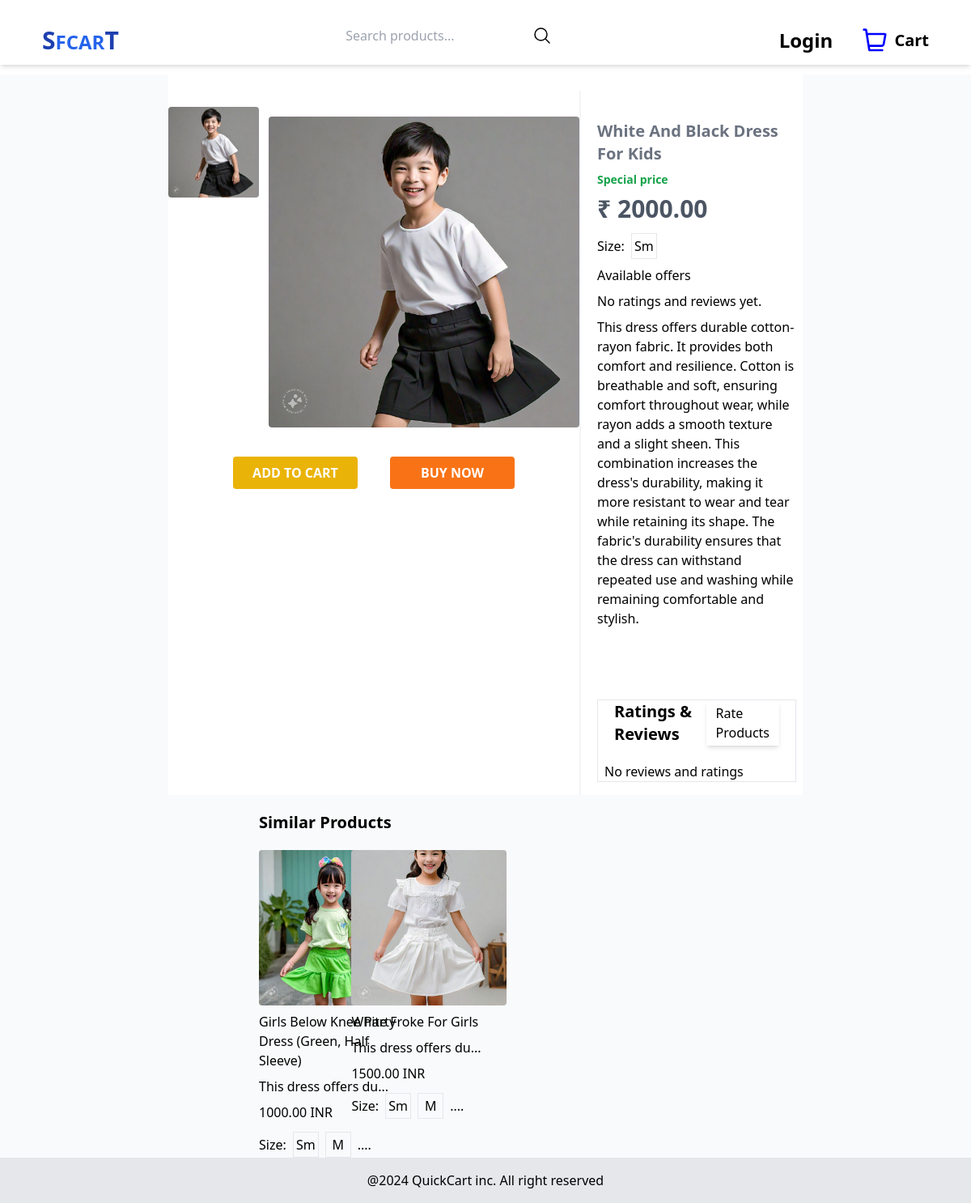
The app's page /products/product/6/ with its own data.
### products/models.py (models this page shows, shortened)
class ProductImages(models.Model):
    product = models.ForeignKey(Product, on_delete=models.CASCADE, related_name='product_images')
    product_image = models.ImageField(upload_to='product/product_images', blank=True, null=True)

class Product(models.Model):
    SIZE = [
        ('sm','SM'),
        ('m','M'),
        ('l','L'),
        ('xl','XL'),
        ('xxl','2XL'),
    ]
    category = models.ForeignKey(Category, on_delete=models.PROTECT, related_name='products')
    name = models.CharField(max_length=255)
    slug = models.SlugField(max_length=250, unique=True)
    description = models.TextField(blank=True)
    price = models.DecimalField(max_digits=10, decimal_places=2)
    discount = models.DecimalField(max_digits=5, decimal_places=2, default=0.00)
    available = models.BooleanField(default=True)
    quantity = models.PositiveIntegerField(default=1)
    created_at = models.DateTimeField(auto_now_add=True)
    updated_at = models.DateTimeField(auto_now=True)
    tags = models.ManyToManyField('Tag', blank=True, related_name='products')
    rating = models.DecimalField(max_digits=3, decimal_places=2, default=0.0)
    review_count = models.PositiveIntegerField(default=0)
    class Meta:
        verbose_name_plural = 'Products'
        ordering = ['-created_at']

class ProductSize(models.Model):
    SIZE = [
        ('sm', 'SM'),
        ('m', 'M'),
        ('l', 'L'),
        ('xl', 'XL'),
        ('xxl', '2XL'),
    ]
    product = models.ForeignKey(Product, on_delete=models.CASCADE, related_name='available_sizes')
    size = models.CharField(max_length=10, choices=SIZE)

### products/views.py (the view)
# urls.py: path('product/<int:id>/',product_detail, name = 'product_detail'),
def product_detail(request, id):
    product = get_object_or_404(Product,id= id, available = True)
    product_category = Category.objects.filter(name=product.category).first()
    initial_products = list(Product.objects.filter(category=product_category, available=True)[:20])
    random.shuffle(initial_products)
    similar_products = initial_products[:5]
    review_count = product.reviews.count()  # Count of reviews
    if review_count > 0:
        average_rating = product.reviews.aggregate(Avg('rating'))['rating__avg']  # Average rating
    else:
        average_rating = 0
    context = {
        'product':product,
        'similar_products':similar_products,
        "selcted_product_id" : id,
        'review_count': review_count,
        'average_rating': average_rating,
    }
    return render(request, 'category/product_detail.html', context)

### products/models.py (called while the page is built)
    def __str__(self):
        return self.name

### products/templates/category/product_detail.html (shortened to what this page needs)
{% extends "base.html" %}
{% block content %}
<section class="pt-5 mx-52 bg-white ">
    <div class="flex gap-3">
        <div class="basis-1/2 border-r-2 border-gray-100">
            {% if product.product_images.all %}
                <div class="flex gap-3 justify-center">
                    <div class="flex flex-col overflow-y-auto overflow-x-hidden max-h-[450px] scrollbar-hidden">
                        {% for image in product.product_images.all %}
                            <div class="w-28 rounded-md py-5 border-gray-500 cursor-pointer" onclick="changeMainImage('{{ image.product_image.url }}')">
                                <img class="rounded hover:ring-4 hover:ring-orange-400" src="{{ image.product_image.url }}" alt="{{ product.name }}">
                            </div>
                        {% endfor %}
                    </div>
                    <div class="w-96 h-auto rounded-md py-5 pt-8 border-gray-500">
                        <img id="mainImage" class="rounded" src="{{ product.product_images.first.product_image.url }}" alt="{{ product.name }}">
                    </div>
                </div>
            {% else %}
                <p>Image is not available</p>
            {% endif %}
            <div class="px-20 flex justify-between gap-10 py-4">
                <form class="basis-1/2" method="POST" action="{% url 'cart:add_to_cart' product.id %}">
                    <button type="submit" class="bg-yellow-500 w-full text-center text-white font-bold py-2 rounded">ADD TO CART</button>
                </form>
                <a class="basis-1/2 bg-orange-500 w-full text-center text-white font-bold py-2 rounded" href="">BUY NOW</a>
            </div>
        </div>
        <div class="basis-1/2 py-4 px-2 flex flex-col justify-around">
            <div>
                <h2 class="text-xl text-gray-500 font-semibold py-2 pt-5">{{ product.name|title }}</h2>
                <p class="text-green-600 font-semibold text-sm pb-2">Special price</p>
                <p class="text-3xl text-gray-600 font-semibold pb-2">&#8377; {{ product.price }}</p>
                <div class="flex gap-2 items-center pt-1">
                    <h4>Size: </h4>
                    {% for size in product.available_sizes.all %}
                        <div class="w-8 h-8 border hover:bg-gray-100 flex justify-center items-center">
                            <p >{{size.size|title}}</p>
                        </div>
                    {% endfor  %}
                </div>
                <p class="py-2">Available offers</p>
                <p>
                    {% if review_count > 0 %}
                        <span class="bg-blue-600 text-white px-2 font-semibold rounded-md">{{ average_rating|floatformat:1 }}</span> rating and {{ review_count }} reviews
                    {% else %}
                        No ratings and reviews yet.
                    {% endif %}
                </p>
                <p class="py-2">{{ product.description|capfirst }}</p>
            </div>
            <div class="flex flex-col px-2 border mt-20 gap-5">
                <div class="flex justify-between px-3">
                    <h1 class="font-semibold text-xl">Ratings & Reviews</h1>
                    <a class="px-3 py-1 shadow-md" href="{% url 'products:product_review' product.id %}">Rate Products</a>
                </div>
                {% if product.reviews.all %}
                <div class="mt-6 mx-2 flex flex-col gap-1">
                    {% for review in product.reviews.all|slice:":3" %}
                    <div class=" border-b-2 flex flex-col gap-3 py-5">
                        <div class="flex justify-start gap-4">
                            <div class="flex justify-center items-center rounded-md gap-1 bg-green-700 py-1 px-1">
                                <p class="text-white">{{review.rating}}</p>
                                <svg xmlns="http://www.w3.org/2000/svg" viewBox="0 0 24 24" fill="white" class="size-3">
                                    <path fill-rule="evenodd" d="M10.788 3.21c.448-1.077 1.976-1.077 2.424 0l2.082 5.006 5.404.434c1.164.093 1.636 1.545.749 2.305l-4.117 3.527 1.257 5.273c.271 1.136-.964 2.033-1.96 1.425L12 18.354 7.373 21.18c-.996.608-2.231-.29-1.96-1.425l1.257-5.273-4.117-3.527c-.887-.76-.415-2.212.749-2.305l5.404-.434 2.082-5.005Z" clip-rule="evenodd" />
                                  </svg>
                            </div>
                            <div>
                                <p class="font-bold text-gray-700">{{review.review_headline}}</p>
                            </div>
                        </div>
                        <p>{{review.comment}}</p>
                        <p>{{review.user}}</p>
                        <p>{{created_at}}</p>
                    </div>
                    {% endfor %}
                    <div>
                        <a href="">See all Reviews</a>
                    </div>
                </div>
                {% else %}
                <p>No reviews and ratings</p>
                {% endif %}
            </div>
        </div>
    </div>
</section>
<section class="pt-5 px-80">
    <div class="flex flex-col gap-5">
        <h2 class="text-xl font-semibold text-gra-500">Similar Products</h2>
        <div class="grid grid-cols-5 gap-3">
            {% for product in similar_products %}
            {% if product.id != selcted_product_id %}
                <a href="{% url 'products:product_detail' product.id %}">
                    <div class="w-48 flex flex-col gap-2 transition ease-in-out delay-150 hover:shadow-md hover:scale-105 duration-200">
                        {% if product.product_images.first %}
                        <div class="w-full rounded-md">
                            <img class="rounded" src="{{product.product_images.first.product_image.url}}" alt="{{product.name}}">
                        </div>
                        {% else %}
                        <p>Image is not available</p>
                        {% endif %}
                        <h2>{{product.name|title }}</h2>
                        <p>{{ product.description|slice:":20" }}...</p>
                        <p>{{product.price}} INR</p>
                        <div class="flex gap-2 items-center pt-1">
                            <h4>Size: </h4>
                            {% for size in product.available_sizes.all|slice:":3" %}
                                <div class="w-8 h-8 border hover:bg-gray-100 flex justify-center items-center">
                                    <p >{{size.size|title}}</p>
                                </div>
                            {% endfor  %}
                            ....
                        </div>
                    </div>
                </a>
            {% endif %}
            {% endfor %}
        </div>
    </div>
</section>
{% endblock %}

### products/templates/category/product_detail.html (style rules this page uses)
.scrollbar-hidden { scrollbar-width: none; }

### records on screen
ProductImages: product_image (picture)
Product: product_images.first.product_image (picture), name "White And Black Dress For Kids", price "2000.00", description "This dress offers durable cotton-rayon fabric. It provides both comfort and resilience. Cotton is breathable and soft, ensuring comfort throughout wear, while rayon adds a smooth texture and a slight sheen. This combination increases the dress's durability, making it more resistant to wear and tear while retaining its shape. The fabric's durability ensures that the dress can withstand repeated use and washing while remaining comfortable and stylish."
ProductSize: size "Sm"
Product: product_images.first.product_image (picture), name "Girls Below Knee Party Dress (Green, Half Sleeve)", description "This dress offers du", price "1000.00"
ProductSize: size "Sm"
ProductSize: size "M"
Product: product_images.first.product_image (picture), name "White Froke For Girls", description "This dress offers du", price "1500.00"
ProductSize: size "Sm"
ProductSize: size "M"
